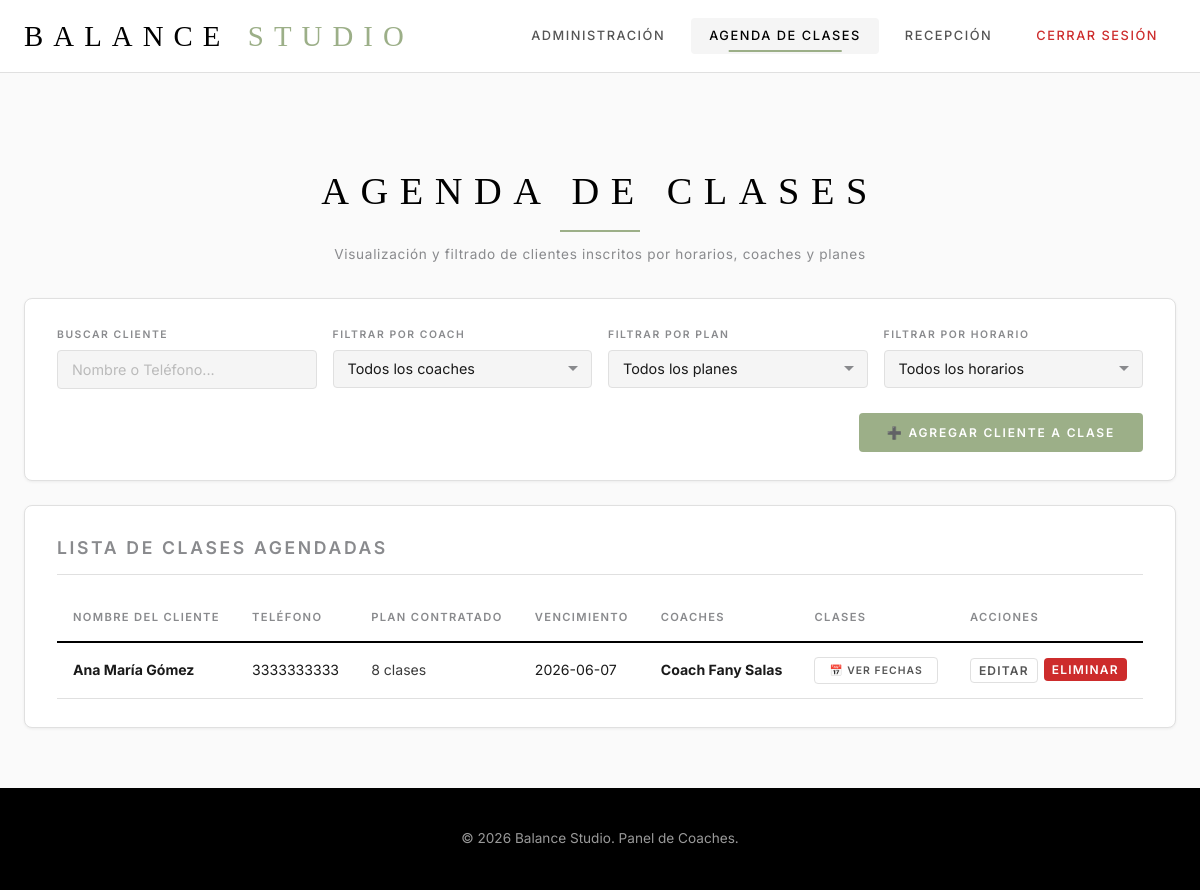
Screenshot of /admin_agenda.php (signed in) with the database file from the repository.
### tables this page shows
CREATE TABLE alumnas (
    id INT AUTO_INCREMENT PRIMARY KEY,
    alumna_id VARCHAR(10) UNIQUE,
    nombre VARCHAR(100) NOT NULL,
    apellidos VARCHAR(100) NOT NULL,
    fecha_nacimiento DATE,
    telefono VARCHAR(20) NOT NULL UNIQUE,
    email VARCHAR(150) UNIQUE DEFAULT NULL,
    password VARCHAR(255) DEFAULT NULL,
    paquete_id INT DEFAULT NULL,
    clases_restantes INT DEFAULT 0,
    lesion TEXT,
    fecha_registro DATE NOT NULL,
    fecha_vencimiento DATE DEFAULT NULL,
    monto DECIMAL(10,2) DEFAULT 0.00,
    sexo ENUM('Mujer','Hombre') DEFAULT 'Mujer',
    estatus ENUM('Activa','Inactiva','Pendiente') DEFAULT 'Activa',
    created_at TIMESTAMP DEFAULT CURRENT_TIMESTAMP,
    FOREIGN KEY (paquete_id) REFERENCES paquetes(id) ON DELETE SET NULL
);

CREATE TABLE paquetes (
    id INT AUTO_INCREMENT PRIMARY KEY,
    nombre VARCHAR(100) NOT NULL,
    descripcion TEXT,
    precio DECIMAL(10,2) NOT NULL,
    clases_incluidas INT DEFAULT 0,
    duracion_dias INT DEFAULT 30,
    activo TINYINT(1) DEFAULT 1,
    created_at TIMESTAMP DEFAULT CURRENT_TIMESTAMP
);

### admin_agenda.php (the view, shortened to what this page needs)
<?php
$pdo = getConnection();
$logged_coach_id = intval($_SESSION['coach_id']);
$limit = 10;
$page = isset($_GET['page']) ? max(1, intval($_GET['page'])) : 1;
$offset = ($page - 1) * $limit;
$query = "
    SELECT a.id AS alumna_id, a.nombre AS alumna_nombre, a.apellidos AS alumna_apellidos, a.telefono AS alumna_telefono, a.fecha_vencimiento AS alumna_vencimiento, a.sexo AS sexo, a.fecha_nacimiento AS fecha_nacimiento, a.lesion AS lesion,
           p.id AS paquete_id, p.nombre AS paquete_nombre,
           (SELECT GROUP_CONCAT(
                DISTINCT CONCAT(LOWER(h2.dia_semana), '-', TIME_FORMAT(h2.hora_inicio, '%k:%i'), 'hrs (', DATE_FORMAT(r2.fecha_clase, '%d/%m/%Y'), ')')
                ORDER BY FIELD(h2.dia_semana, 'Lunes', 'Martes', 'Miércoles', 'Jueves', 'Viernes', 'Sábado'), h2.hora_inicio ASC SEPARATOR '<br>')
            FROM reservaciones r2
            INNER JOIN horarios h2 ON r2.id_clase = h2.id
            WHERE r2.id_alumna = a.id AND r2.estatus = 'Confirmada') AS clases_txt,
           (SELECT GROUP_CONCAT(DISTINCT CONCAT(c2.nombre, ' ', c2.apellidos) SEPARATOR ', ')
            FROM reservaciones r3
            INNER JOIN horarios h3 ON r3.id_clase = h3.id
            INNER JOIN coaches c2 ON h3.coach_id = c2.id
            WHERE r3.id_alumna = a.id AND r3.estatus = 'Confirmada') AS coaches_txt
    FROM alumnas a
    LEFT JOIN paquetes p ON a.paquete_id = p.id
    WHERE EXISTS (
        SELECT 1 FROM reservaciones r4
        INNER JOIN horarios h4 ON r4.id_clase = h4.id
        WHERE r4.id_alumna = a.id AND r4.estatus = 'Confirmada'
        " . ($logged_coach_id === 2 ? " AND h4.coach_id = 2" : "") . "
    )
    ORDER BY a.nombre ASC
    LIMIT $limit OFFSET $offset
";
$reservations = $pdo->query($query)->fetchAll();
?>
<!DOCTYPE html>
<html lang="es">
<head>
    <link rel="stylesheet" href="assets/css/styles.css">
</head>
<body>
    <header class="main-header">
        <div class="header-inner">
            <a href="index.php" class="logo">Balance <span>Studio</span></a>
            <nav class="main-nav">
                <a href="admin_alumnas.php" class="nav-link">Administración</a>
                <a href="admin_agenda.php" class="nav-link active">Agenda de Clases</a>
                <a href="admin_recepcion.php" class="nav-link">Recepción</a>
                <a href="logout.php" class="nav-link" style="color: #cd2c2c;">Cerrar Sesión</a>
            </nav>
        </div>
    </header>
    <main class="app-container" style="margin-top: 40px; max-width: 1200px;">
        <section class="page-title-section">
            <h1 class="page-title">Agenda de Clases</h1>
            <div class="page-title-divider"></div>
            <p class="page-subtitle">Visualización y filtrado de clientes inscritos por horarios, coaches y planes</p>
        </section>
        <div class="card" style="margin-bottom: 24px;">
            <div class="filter-grid">
                <div class="form-group">
                    <label class="form-label" for="search-input">Buscar cliente</label>
                    <input type="text" id="search-input" class="form-input" placeholder="Nombre o Teléfono..." onkeyup="filterReservations()">
                </div>
                <div class="form-group">
                    <label class="form-label" for="filter-coach">Filtrar por Coach</label>
                    <select id="filter-coach" class="form-select" onchange="filterReservations()">
                        <option value="todos">Todos los coaches</option>
                    </select>
                </div>
                <div class="form-group">
                    <label class="form-label" for="filter-package">Filtrar por Plan</label>
                    <select id="filter-package" class="form-select" onchange="filterReservations()">
                        <option value="todos">Todos los planes</option>
                    </select>
                </div>
                <div class="form-group">
                    <label class="form-label" for="filter-schedule">Filtrar por Horario</label>
                    <select id="filter-schedule" class="form-select" onchange="filterReservations()">
                        <option value="todos">Todos los horarios</option>
                    </select>
                </div>
            </div>
            <div style="display:flex; justify-content: flex-end;">
                <button type="button" class="btn btn-green" onclick="abrirReserva()">
                    ➕ Agregar cliente a clase
                </button>
            </div>
        </div>
        <div class="card">
            <h2 class="card-title" style="font-size: 1.1rem; margin-bottom: 20px;">Lista de Clases Agendadas</h2>
            <div class="table-container">
                <table class="data-table" id="agenda-table">
                    <thead>
                        <tr>
                            <th>Nombre del Cliente</th>
                            <th>Teléfono</th>
                            <th>Plan Contratado</th>
                            <th>Vencimiento</th>
                            <th>Coaches</th>
                            <th>Clases</th>
                            <th>Acciones</th>
                        </tr>
                    </thead>
                    <tbody>
                        <?php foreach ($reservations as $r): ?>
                            <tr class="reservation-row"
                                data-nombre="<?php echo htmlspecialchars(strtolower($r['alumna_nombre'] . ' ' . $r['alumna_apellidos'])) ?>" data-sexo="<?php echo htmlspecialchars($r['sexo']) ?>"
                                data-telefono="<?= htmlspecialchars($r['alumna_telefono']) ?>"
                                data-coach-id="todos"
                                data-paquete-id="<?= $r['paquete_id'] ?>"
                                data-horario-id="todos">
                                <td><strong><?= htmlspecialchars($r['alumna_nombre']) ?> <?= htmlspecialchars($r['alumna_apellidos']) ?></strong></td>
                                <td><?= htmlspecialchars($r['alumna_telefono']) ?></td>
                                <td><span style="opacity:0.85;"><?= htmlspecialchars($r['paquete_nombre'] ?? 'Ninguno') ?></span></td>
                                <td><?= $r['alumna_vencimiento'] ? htmlspecialchars($r['alumna_vencimiento']) : '—' ?></td>
                                <td><strong><?= htmlspecialchars($r['coaches_txt']) ?></strong></td>
                                 <td style="text-align:center;">
                                     <button class="btn btn-outline btn-sm" style="white-space:nowrap;" onclick="showClasesModal(<?php echo htmlspecialchars(json_encode($r['clases_txt'], JSON_HEX_TAG | JSON_HEX_APOS | JSON_HEX_QUOT | JSON_HEX_AMP)); ?>)">📅 Ver fechas</button>
                                 </td>
                                <td>
                                    <?php if ($logged_coach_id === 1): ?>
                                        <div style="display:flex; gap:6px;">
                                            <button onclick="openEditAlumna(<?php echo htmlspecialchars(json_encode([
                                                 'id' => $r['alumna_id'],
                                                 'nombre' => $r['alumna_nombre'],
                                                 'apellidos' => $r['alumna_apellidos'],
                                                 'telefono' => $r['alumna_telefono'],
                                                 'sexo' => $r['sexo'],
                                                 'fecha_nacimiento' => $r['fecha_nacimiento'],
                                                 'lesion' => $r['lesion']
                                             ])) ?>)" class="btn btn-outline btn-sm" style="padding: 4px 8px; font-size: 0.75rem;">Editar</button>
                                            <form action="admin_agenda.php" method="POST" style="display:inline;" onsubmit="return confirm('¿Estás seguro de eliminar permanentemente a este cliente del sistema?');">
                                                <button type="submit" class="btn btn-sm" style="background:#cd2c2c; color:white; padding: 4px 8px; font-size: 0.75rem;">Eliminar</button>
                                            </form>
                                        </div>
                                    <?php else: ?>
                                        <span style="color: var(--text-muted); font-style:italic; font-size:0.8rem;">Solo lectura</span>
                                    <?php endif; ?>
                                </td>
                            </tr>
                        <?php endforeach; ?>
                    </tbody>
                </table>
            </div>
        </div>
    </main>
    <footer style="background: var(--black); color: var(--white); padding: 40px 0; margin-top: 60px; text-align: center;">
        <div class="app-container">
            <p style="opacity: 0.6; font-size: 0.85rem;">© 2026 Balance Studio. Panel de Coaches.</p>
        </div>
    </footer>
</body>
</html>

### admin_agenda.php (style rules this page uses)
.filter-grid { display: grid; grid-template-columns: repeat(4, 1fr); gap: 16px; margin-bottom: 24px; }

### rows the page displays
alumnas: nombre "Ana María", apellidos "Gómez", telefono "3333333333", paquete.nombre "8 clases", fecha_vencimiento "2026-06-07", coaches_txt "Coach Fany Salas"
